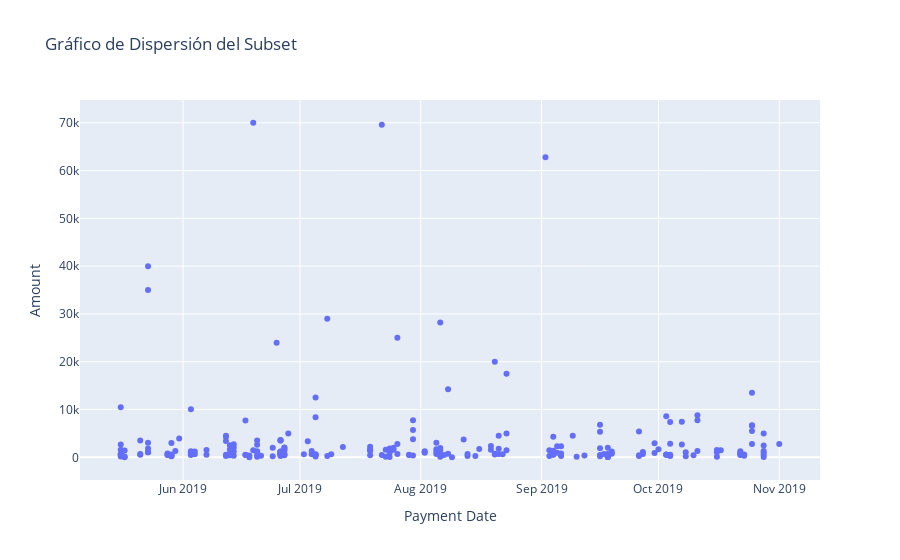

Notebook code cell kept with this figure:
### Code cell
import plotly.express as px

# Elegir un subset cualquiera, por ejemplo, el segundo subset
subset = subsets[0]  # Puedes cambiar el índice a cualquier subset que desees

# Crear el gráfico de dispersión
fig = px.scatter(subset, x='Payment Date', y=' Amount', title='Gráfico de Dispersión del Subset')

# Mostrar el gráfico
fig.show()

### Figure 1 — Plotly figure (JSON) as saved in the notebook; plotly's stock layout.template omitted (floating-point values rounded to 4 significant figures; data arrays with more than 128 entries replaced by an {"elided": "..."} marker saying what was removed)
{"data": [{"hovertemplate": "Payment Date=%{x}<br> Amount=%{y}<extra></extra>", "legendgroup": "", "marker": {"color": "#636efa", "symbol": "circle"}, "mode": "markers", "name": "", "orientation": "v", "showlegend": false, "type": "scatter", "x": {"elided": "245 str values"}, "xaxis": "x", "y": {"elided": "245 float values"}, "yaxis": "y"}], "layout": {"legend": {"tracegroupgap": 0}, "title": {"text": "Gráfico de Dispersión del Subset"}, "xaxis": {"anchor": "y", "domain": [0, 1], "title": {"text": "Payment Date"}}, "yaxis": {"anchor": "x", "domain": [0, 1], "title": {"text": " Amount"}}}}
